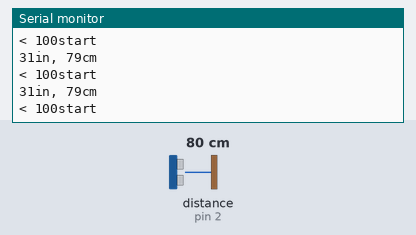
Recording of a sketch running on a simulated Arduino Uno, built with avr-gcc and run on an emulated ATmega328P. On the bench: the last lines printed to the serial monitor. Wiring (inferred from the names in the program): ultrasonic range finder: trigger pin 3; echo pin 2. The inputs (shaded band) are chosen by the test bench; at power-on: distance to the obstacle (sensor on pin 2) 80 cm. The echo pulse lasts 58.3 µs per cm.

Above: at 1.2 s.
1.3 s: distance to the obstacle (sensor on pin 2) set to 22 cm
At 1.39 s:
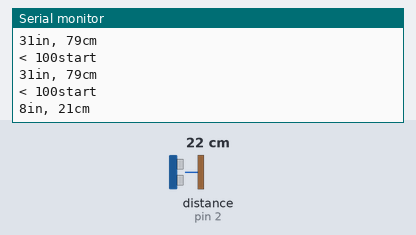
4.3 s: distance to the obstacle (sensor on pin 2) set to 19 cm
At 4.36 s:
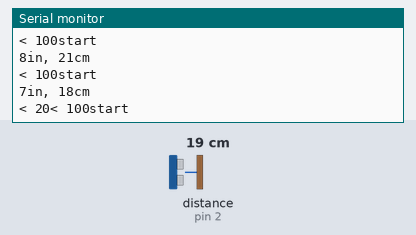
8.9 s: distance to the obstacle (sensor on pin 2) set to 104 cm
At 9.1 s:
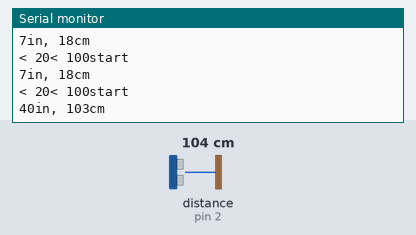
10.4 s: distance to the obstacle (sensor on pin 2) set to 96 cm
At 10.55 s:
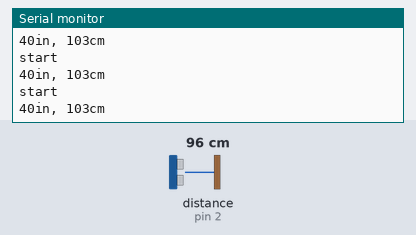
Timing chart, 0 to 13.4 s (numbered marks = the images above; inputs shaded):
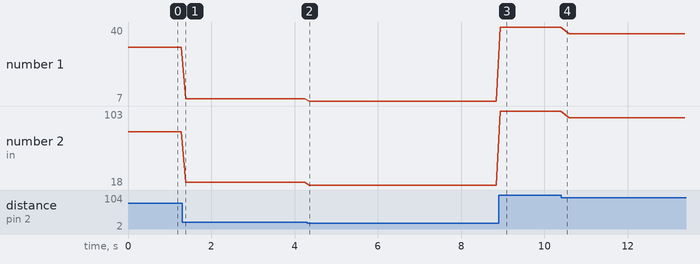

Measured:
- the behaviour switches between 21 and 20 cm on distance to the obstacle (sensor on pin 2) (found by bisection; images 1 and 2)
- after the input at 1.3 s, the serial monitor: prints a new line after 0.08 s (image 1)
- after the input at 4.3 s, the serial monitor: prints a new line after 0.05 s (image 2)
- after the input at 8.9 s, the serial monitor: prints a new line at once (image 3)
- plotted number 1: 31 → 8 after the input at 1.3 s, 8 → 7 after the input at 4.3 s, 7 → 40 after the input at 8.9 s, 40 → 37 after the input at 10.4 s
- plotted number 2: 79 → 21 after the input at 1.3 s, 21 → 18 after the input at 4.3 s, 18 → 103 after the input at 8.9 s, 103 → 95 after the input at 10.4 s

The sketch:

ProximitySensor.ino
```cpp
/*
  Blink Light as per proximity
*/

#define echoPin 2 // Echo Pin
#define trigPin 3 // Trigger Pin
#define green 0 // Trigger Pin
#define red 1 // Trigger Pin

long duration, cm, inches;

// the setup function runs once when you press reset or power the board
void setup() {
  Serial.begin (9600);
  // initialize digital pin LED_BUILTIN as an output.

  pinMode(green, OUTPUT);
  pinMode(red, OUTPUT);


  //Define inputs and outputs
  pinMode(trigPin, OUTPUT);
  pinMode(echoPin, INPUT);

}

// the loop function runs over and over again forever
void loop() {
  Serial.print("start");
  Serial.println();

  // The sensor is triggered by a HIGH pulse of 10 or more microseconds.
  // Give a short LOW pulse beforehand to ensure a clean HIGH pulse:
  digitalWrite(trigPin, LOW);
  delayMicroseconds(5);
  digitalWrite(trigPin, HIGH);
  delayMicroseconds(10);
  digitalWrite(trigPin, LOW);

  // Read the signal from the sensor: a HIGH pulse whose
  // duration is the time (in microseconds) from the sending
  // of the ping to the reception of its echo off of an object.
  pinMode(echoPin, INPUT);
  duration = pulseIn(echoPin, HIGH);

   cm = (duration / 2) / 29.1;   // Divide by 29.1 or multiply by 0.0343
  inches = (duration / 2) / 74; // Divide by 74 or multiply by 0.0135

  Serial.print(inches);
  Serial.print("in, ");
  Serial.print(cm);
  Serial.print("cm");
  Serial.println();
  lightLed(cm);
  delay(100);

}

void lightLed(long cm) {

  digitalWrite(red, LOW);
  digitalWrite(green, LOW);

  if (cm < 20) {
    digitalWrite(red, HIGH);
    Serial.print("< 20");
  }
  if (cm < 100) {
    digitalWrite(green, HIGH);
    Serial.print("< 100");
  }
  else{
     digitalWrite(red, HIGH);
     delay(100);
     digitalWrite(red, LOW);
  }
}
```
